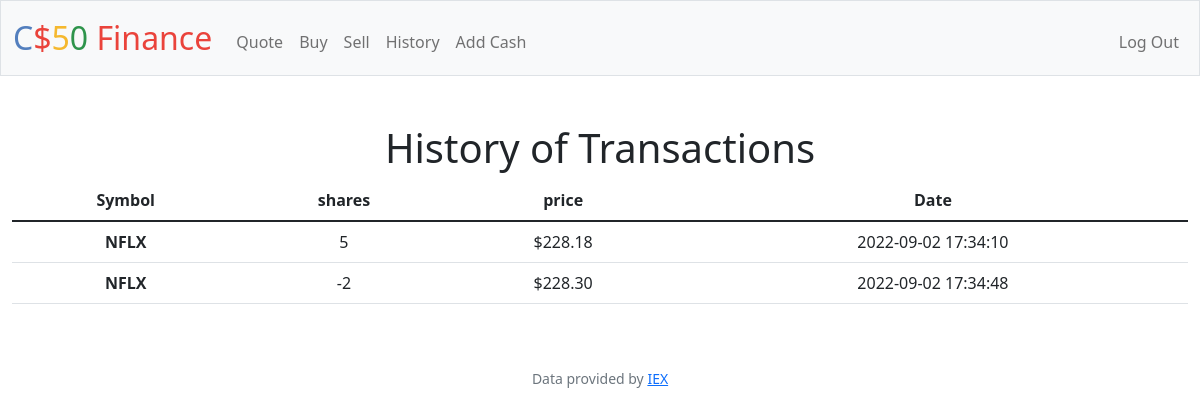
Screenshot of /history (signed in) with the database file from the repository.
### tables this page shows
CREATE TABLE 'transactions' ('id' INTEGER PRIMARY KEY AUTOINCREMENT NOT NULL, 'user_id' INTEGER NOT NULL, 'symbol' TEXT NOT NULL, 'shares' INTEGER NOT NULL, 'price' REAL NOT NULL, 'date' DATETIME NOT NULL);

### app.py (the view)
@app.route("/history")
@login_required
def history():
    user_id = session["user_id"]
    transactions = db.execute("SELECT * FROM transactions WHERE user_id = ?", user_id)
    return render_template("history.html", transactions=transactions)

### app.py (called while the page is built)
@app.after_request
def after_request(response):
    response.headers["Cache-Control"] = "no-cache, no-store, must-revalidate"
    response.headers["Expires"] = 0
    response.headers["Pragma"] = "no-cache"
    return response

### helpers.py (called while the page is built)
def login_required(f):
    @wraps(f)
    def decorated_function(*args, **kwargs):
        if session.get("user_id") is None:
            return redirect("/login")
        return f(*args, **kwargs)
    return decorated_function

def usd(value):
    return f"${value:,.2f}"

### templates/history.html (shortened to what this page needs)
{% extends "layout.html" %}
{% block main %}
<h1>History of Transactions</h1>
<table class="table">
    <thead>
        <tr>
            <th>Symbol</th>
            <th>shares</th>
            <th>price</th>
            <th>Date</th>
        </tr>
    </thead>
    <tbody>
        {% for row in transactions %}
        <tr>
            <th scope="row">{{ row["symbol"] }}</th>
            <td>{{ row["shares"] }}</td>
            <td>{{ row["price"] | usd }}</td>
            <td>{{ row["date"] }}</td>
        </tr>
        {% endfor %}
    </tbody>
</table>
{% endblock %}

### rows the page displays
transactions: symbol "NFLX", shares "5", price "$228.18", date "2022-09-02 17:34:10"
transactions: symbol "NFLX", shares "-2", price "$228.30", date "2022-09-02 17:34:48"
